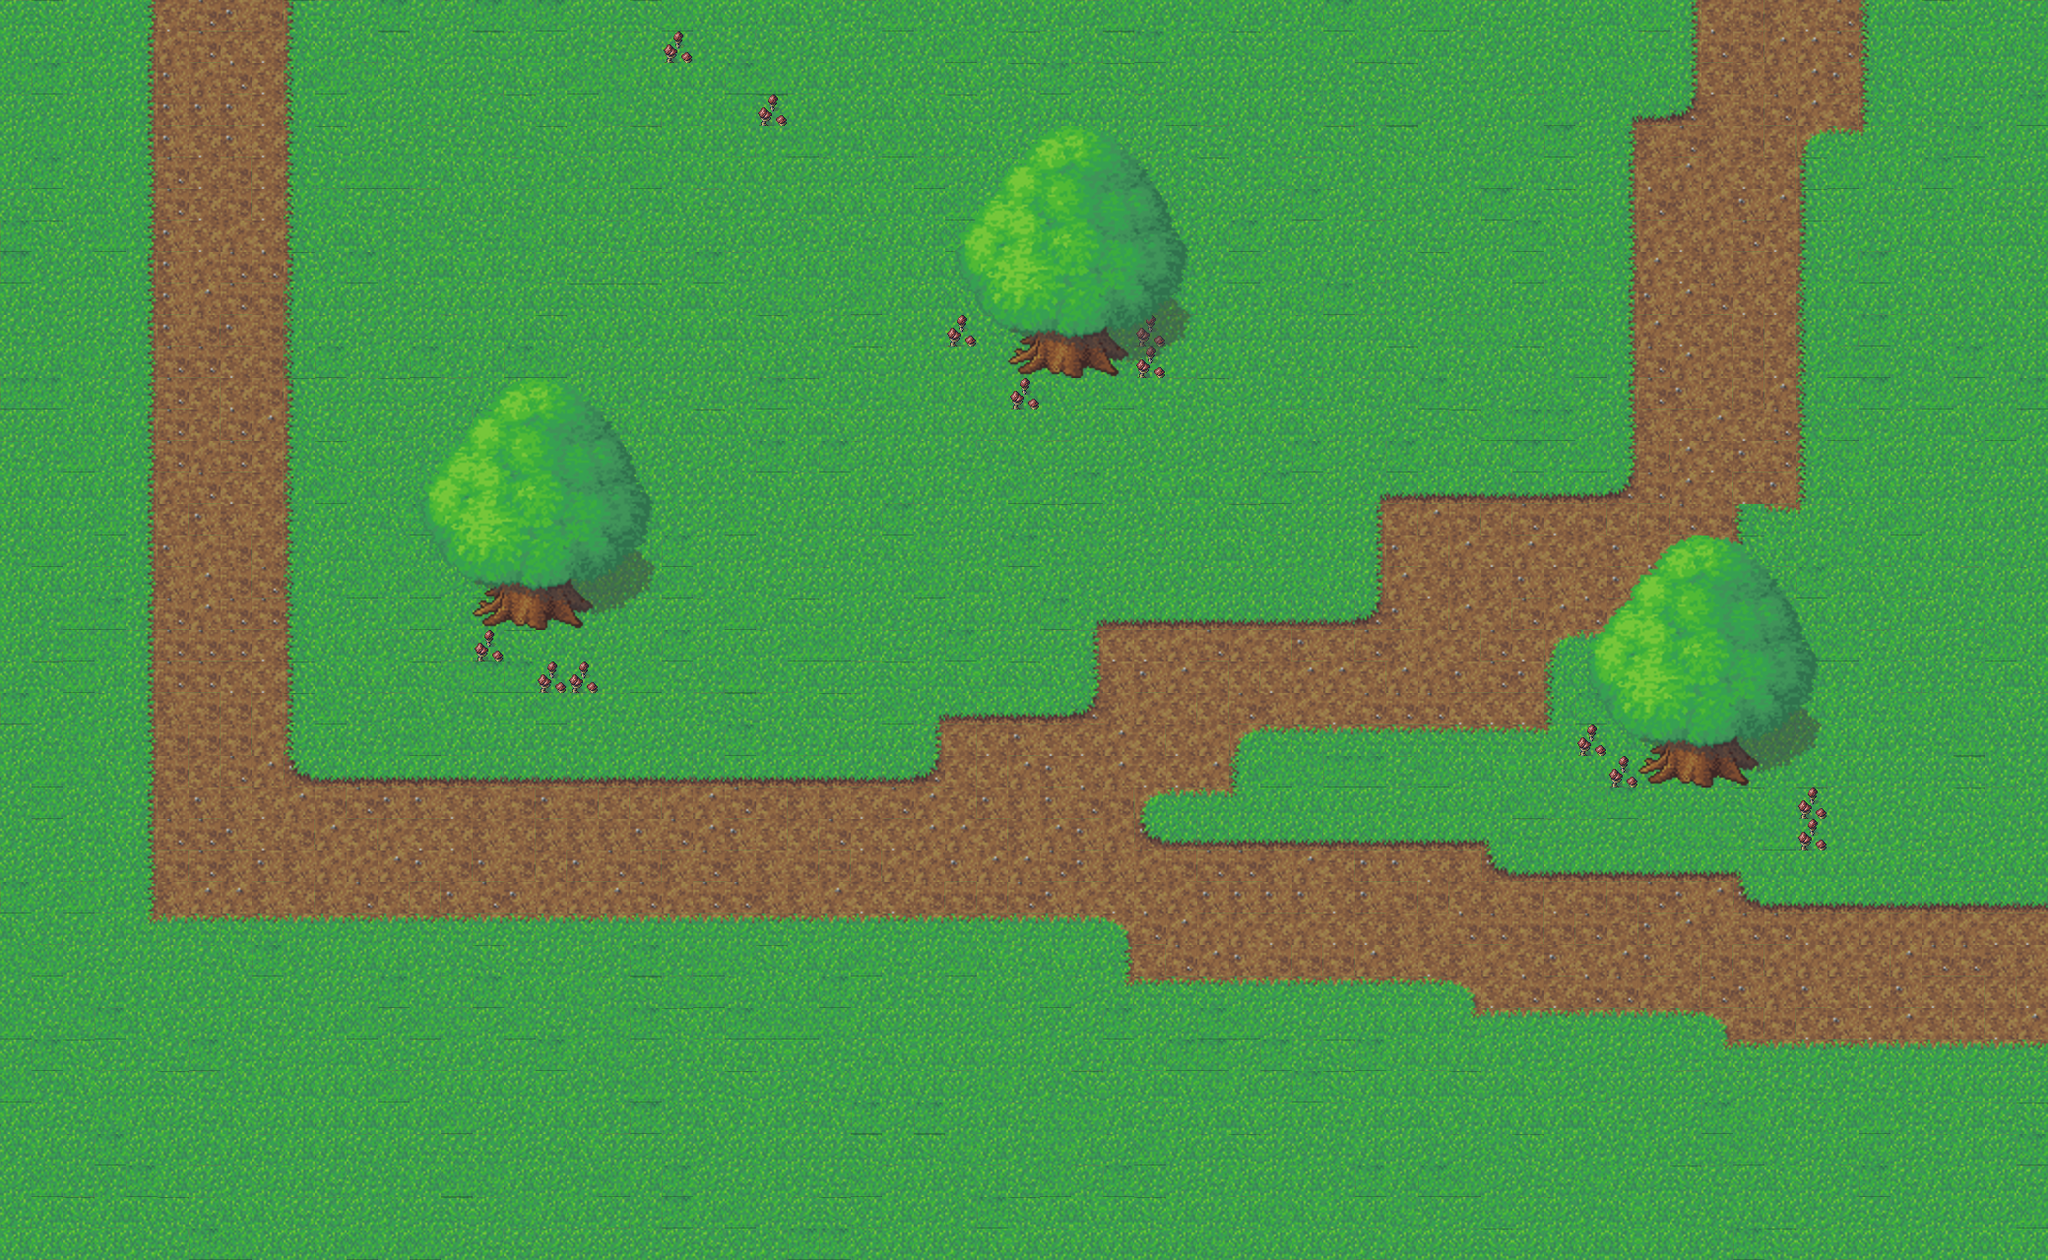

A level layout from a 2D game, rendered from its tile map. Below: a short description, then the map file with tile-grid data replaced by summaries:
An orthogonal 65x40 tile map with 32x32 px tiles, 3 tile layers (background, sprt1, sprt2), 5 tilesets and 5 objects (tree3, tree2, tree1, lz1).

<map version="1.0" tiledversion="1.1.6" orientation="orthogonal" renderorder="right-down" width="65" height="40" tilewidth="32" tileheight="32" infinite="0" nextobjectid="7">
 <tileset firstgid="1" name="main" tilewidth="32" tileheight="32" tilecount="72" columns="12">
  <image source="../tileset/grass-tiles-2-small.png" width="384" height="192" />
 </tileset>
 <tileset firstgid="73" name="shrooms" tilewidth="32" tileheight="32" tilecount="1" columns="1">
  <image source="../tileset/littleshrooms_0.png" width="32" height="40" />
 </tileset>
 <tileset firstgid="74" name="bush1" tilewidth="32" tileheight="32" tilecount="1" columns="1">
  <image source="../tileset/qubodup-bush_0.png" width="32" height="32" />
 </tileset>
 <tileset firstgid="75" name="bush2" tilewidth="32" tileheight="32" tilecount="1" columns="1">
  <image source="../tileset/qubodup-bush_berries_0.png" width="32" height="32" />
 </tileset>
 <tileset firstgid="76" name="tree" tilewidth="32" tileheight="32" tilecount="64" columns="8">
  <image source="../tileset/tree2-final.png" width="256" height="256" />
 </tileset>
 <objectgroup name="col1">
  <object id="1" name="tree3" x="1024" y="320" width="124" height="64">
   <properties>
    <property name="InteractType" value="Inert" />
   </properties>
  </object>
  <object id="2" name="tree2" x="479" y="576" width="124" height="64">
   <properties>
    <property name="InteractType" value="Inert" />
   </properties>
  </object>
  <object id="3" name="tree1" x="1664" y="736" width="123" height="64">
   <properties>
    <property name="InteractType" value="Inert" />
   </properties>
  </object>
 </objectgroup>
 <objectgroup name="loadZones">
  <object id="5" name="lz1" x="2079" y="912" width="66" height="155">
   <properties>
    <property name="LoadZoneID" value="1" />
    <property name="LocationToLoad" value="1" />
    <property name="MapToLoad" value="rpgtest.tmx" />
   </properties>
  </object>
 </objectgroup>
 <objectgroup name="playerStart">
  <object id="4" x="879" y="844" width="29" height="29" />
 </objectgroup>
 <layer name="background" width="65" height="40">
  <data>[2600 cells, 2600 non-empty, 49 distinct tile ids]</data>
 </layer>
 <layer name="sprt1" width="65" height="40">
  <data>[2600 cells, 45 non-empty, 12 distinct tile ids]</data>
 </layer>
 <layer name="sprt2" width="65" height="40">
  <data>[2600 cells, 168 non-empty, 56 distinct tile ids]</data>
 </layer>
</map>
